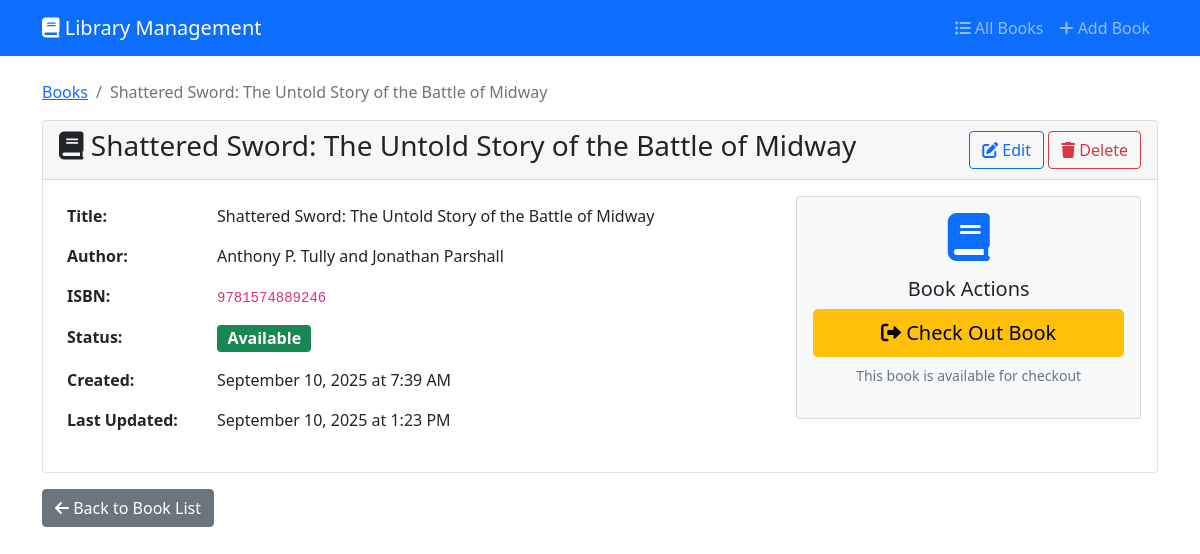
The app's page /book/5/ with its own data.
### student/models.py (models this page shows, shortened)
class LibraryBook(models.Model):
    title = models.CharField(max_length=200)
    author = models.CharField(max_length=100)
    isbn = models.CharField(
        max_length=13,
        unique=True,
        validators=[RegexValidator( # stackoverflow will diss the crap out of you but give the best answers
            regex=r'^\d{13}$',
            message='ISBN must be exactly 13 digits'
        )]
    )
    is_checked_out = models.BooleanField(default=False)
    due_date = models.DateTimeField(null=True, blank=True)
    created_at = models.DateTimeField(auto_now_add=True)
    updated_at = models.DateTimeField(auto_now=True)
    class Meta:
        ordering = ['title']

### student/views.py (the view)
# urls.py: path('book/<int:pk>/', views.book_detail, name='book_detail'),
def book_detail(request, pk):
    book = get_object_or_404(LibraryBook, pk=pk)
    return render(request, 'student/book_detail.html', {'book': book})

### student/templates/student/book_detail.html (shortened to what this page needs)
{% extends 'student/base.html' %}
{% block content %}
<div class="row">
    <div class="col-12">
        <nav aria-label="breadcrumb">
            <ol class="breadcrumb">
                <li class="breadcrumb-item"><a href="{% url 'book_list' %}">Books</a></li>
                <li class="breadcrumb-item active">{{ book.title }}</li>
            </ol>
        </nav>
        <div class="card">
            <div class="card-header d-flex justify-content-between align-items-center">
                <h3><i class="fas fa-book"></i> {{ book.title }}</h3>
                <div>
                    <a href="{% url 'book_update' book.pk %}" class="btn btn-outline-primary">
                        <i class="fas fa-edit"></i> Edit
                    </a>
                    <a href="{% url 'book_delete' book.pk %}" class="btn btn-outline-danger">
                        <i class="fas fa-trash"></i> Delete
                    </a>
                </div>
            </div>
            <div class="card-body">
                <div class="row">
                    <div class="col-md-8">
                        <table class="table table-borderless">
                            <tr>
                                <th width="150">Title:</th>
                                <td>{{ book.title }}</td>
                            </tr>
                            <tr>
                                <th>Author:</th>
                                <td>{{ book.author }}</td>
                            </tr>
                            <tr>
                                <th>ISBN:</th>
                                <td><code>{{ book.isbn }}</code></td>
                            </tr>
                            <tr>
                                <th>Status:</th>
                                <td>
                                    {% if book.is_checked_out %}
                                        <span class="badge bg-danger fs-6">Checked Out</span>
                                    {% else %}
                                        <span class="badge bg-success fs-6">Available</span>
                                    {% endif %}
                                </td>
                            </tr>
                            <tr>
                                <th>Created:</th>
                                <td>{{ book.created_at|date:"F d, Y \a\t g:i A" }}</td>
                            </tr>
                            <tr>
                                <th>Last Updated:</th>
                                <td>{{ book.updated_at|date:"F d, Y \a\t g:i A" }}</td>
                            </tr>
                        </table>
                    </div>
                    <div class="col-md-4">
                        <div class="card bg-light">
                            <div class="card-body text-center">
                                <i class="fas fa-book fa-3x text-primary mb-3"></i>
                                <h5>Book Actions</h5>
                                {% if book.is_checked_out %}
                                    <a href="{% url 'book_return' book.pk %}" class="btn btn-success btn-lg w-100 mb-2">
                                        <i class="fas fa-undo"></i> Return Book
                                    </a>
                                    <p class="text-muted small">This book is currently checked out</p>
                                {% else %}
                                    <a href="{% url 'book_checkout' book.pk %}" class="btn btn-warning btn-lg w-100 mb-2">
                                        <i class="fas fa-sign-out-alt"></i> Check Out Book
                                    </a>
                                    <p class="text-muted small">This book is available for checkout</p>
                                {% endif %}
                            </div>
                        </div>
                    </div>
                </div>
            </div>
        </div>
        <div class="mt-3">
            <a href="{% url 'book_list' %}" class="btn btn-secondary">
                <i class="fas fa-arrow-left"></i> Back to Book List
            </a>
        </div>
    </div>
</div>
{% endblock %}

### records on screen
LibraryBook: title "Shattered Sword: The Untold Story of the Battle of Midway", author "Anthony P. Tully and Jonathan Parshall", isbn "9781574889246", created_at "September 10, 2025 at 7:39 AM", updated_at "September 10, 2025 at 1:23 PM"
